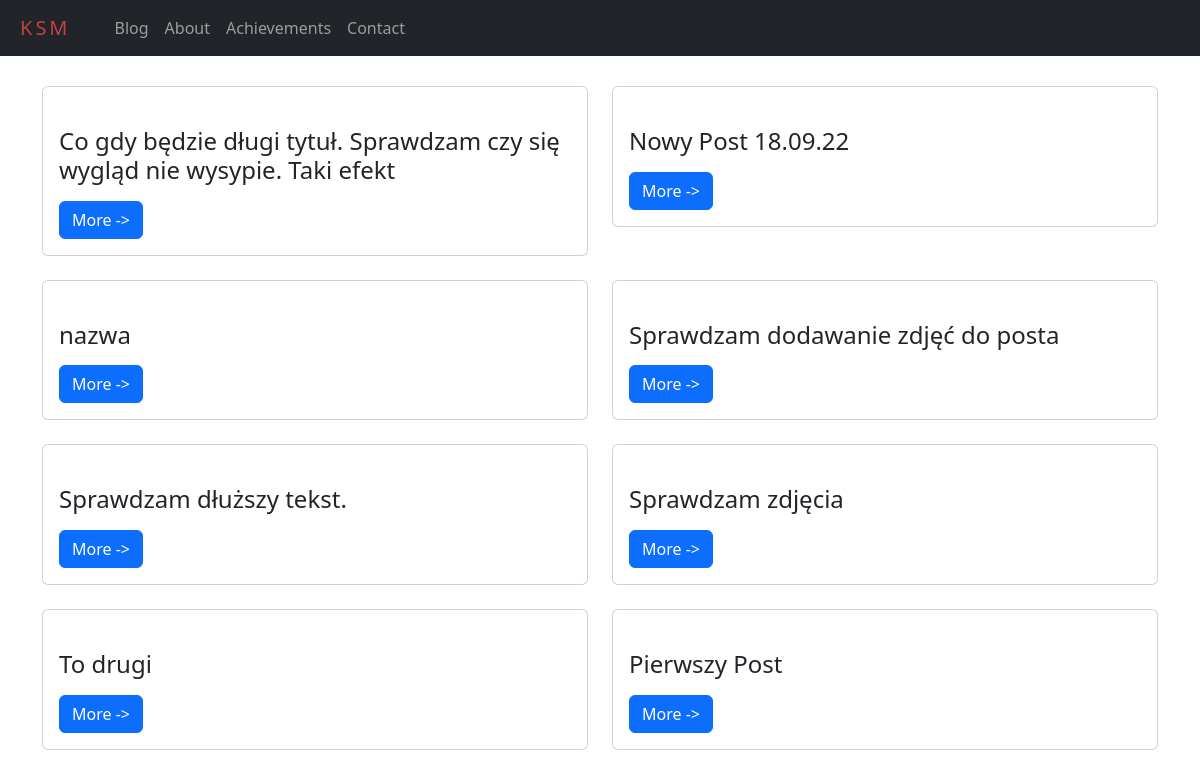
The app's page /, older data.
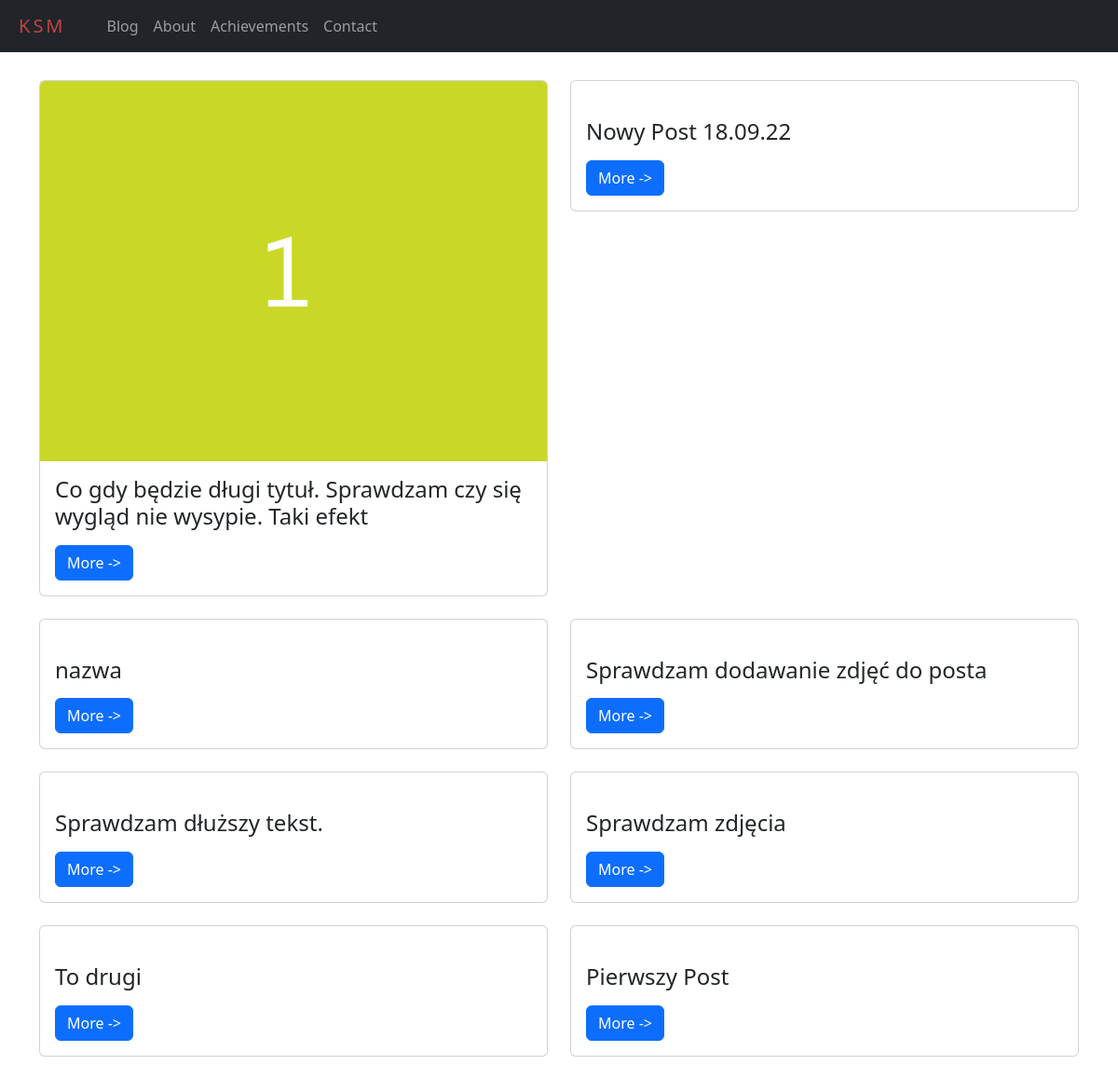
The same page, newer data.
### theblog/models.py (models this page shows, shortened)
class Post(models.Model):
    title = models.CharField(max_length=255)
    author = models.ForeignKey(User, on_delete=models.CASCADE)
    body = RichTextField(blank=True, null=True)
    image = models.ImageField(blank=True)

### theblog/views.py (the view)
# urls.py: path('', views.blog_view, name='home' ),
def blog_view(request):
    posts = Post.objects.all()
    return render(request, 'home.html', {'posts':posts})

### theblog/templates/home.html (shortened to what this page needs)
{% extends "base.html" %}
{% block content %}
<div class="row row-cols-1 row-cols-md-2">
    {% for post in posts reversed %}
    <div class="col mb-4">
      <div class="card">
        <div class="view overlay">
          <img class="card-img-top" src="{{post.image.url}}" alt="">
        </div>
        <div class="card-body">
          <h4 class="card-title">{{post.title}}</h4>
          <a href="{% url 'article-detail' post.id %}" class="btn btn-primary btn-md">More -></a>
        </div>
      </div>
    </div>
    {% endfor %}
  </div>
{% endblock %}

Row changes from the older to the newer data that the page shows:
changed Post "Co gdy będzie długi tytuł. Sprawdzam czy się wygląd nie wysypie. Taki efekt": image: picture added
